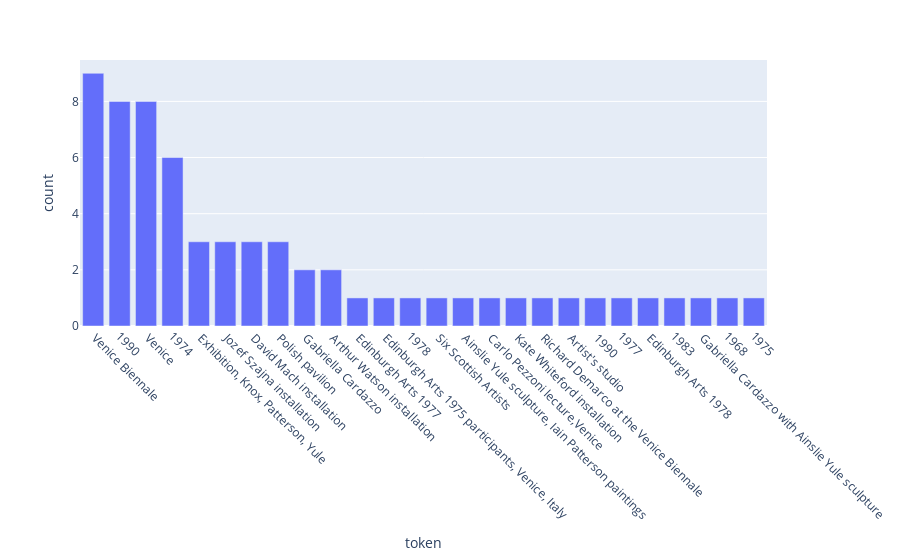

Source (notebook cell):
### Markdown cell above
# Let's run our code, at last!

### Code cell
analyse_token("Venice")

### Figure 1 — Plotly figure (JSON) as saved in the notebook; plotly's stock layout.template omitted (floating-point values rounded to 4 significant figures)
{"data": [{"alignmentgroup": "True", "hovertemplate": "token=%{x}<br>count=%{y}<extra></extra>", "legendgroup": "", "marker": {"color": "#636efa"}, "name": "", "offsetgroup": "", "orientation": "v", "showlegend": false, "textposition": "auto", "type": "bar", "x": [" Venice Biennale", "1990", " Venice", "1974", " Exhibition, Knox, Patterson, Yule", " Jozef Szajna installation", " David Mach installation", " Polish pavilion", " Gabriella Cardazzo", " Arthur Watson installation", " Edinburgh Arts 1977", " Edinburgh Arts 1975 participants, Venice, Italy", "1978", " Six Scottish Artists", " Ainslie Yule sculpture, Iain Patterson paintings", " Carlo Pezzoni lecture,Venice", " Kate Whiteford installation", " Richard Demarco at the Venice Biennale", " Artist's studio", " 1990", "1977", " Edinburgh Arts 1978", "1983", " Gabriella Cardazzo with Ainslie Yule sculpture", "1968", "1975"], "xaxis": "x", "y": [9, 8, 8, 6, 3, 3, 3, 3, 2, 2, 1, 1, 1, 1, 1, 1, 1, 1, 1, 1, 1, 1, 1, 1, 1, 1], "yaxis": "y"}], "layout": {"barmode": "relative", "legend": {"tracegroupgap": 0}, "margin": {"t": 60}, "xaxis": {"anchor": "y", "domain": [0, 1], "tickangle": 45, "title": {"text": "token"}}, "yaxis": {"anchor": "x", "domain": [0, 1], "title": {"text": "count"}}}}
